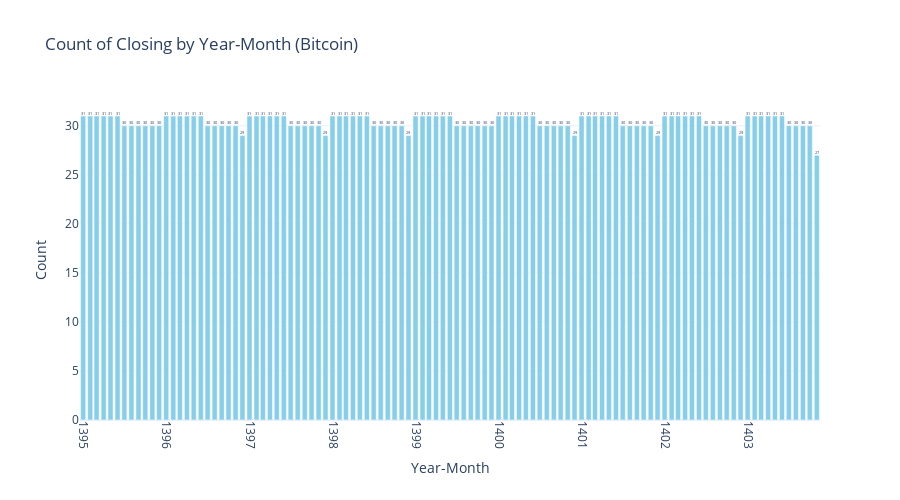

The notebook cell this image was saved under:
### Markdown cell above
# Data Existence Chart

### Code cell
# Bitcoin data availability
import plotly.express as px

result = df[df['market_type'] == 'Bitcoin'].groupby('jalali_year_month')['closing'].count().reset_index()

fig = px.bar(
    result,
    x='jalali_year_month',
    y='closing',
    title='Count of Closing by Year-Month (Bitcoin)',
    labels={'year_month': 'Year-Month', 'closing': 'Count'},
    text='closing'
)
fig.update_traces(marker_color='skyblue', textposition='outside')
fig.update_layout(
    xaxis_title='Year-Month',
    yaxis_title='Count',
    xaxis_tickangle=90,
    template='plotly_white',
    height=500
)
fig.show()

### Figure 1 — Plotly figure (JSON) as saved in the notebook; plotly's stock layout.template omitted (floating-point values rounded to 4 significant figures)
{"data": [{"hovertemplate": "jalali_year_month=%{x}<br>Count=%{text}<extra></extra>", "legendgroup": "", "marker": {"color": "skyblue", "pattern": {"shape": ""}}, "name": "", "orientation": "v", "showlegend": false, "text": [31.0, 31.0, 31.0, 31.0, 31.0, 31.0, 30.0, 30.0, 30.0, 30.0, 30.0, 30.0, 31.0, 31.0, 31.0, 31.0, 31.0, 31.0, 30.0, 30.0, 30.0, 30.0, 30.0, 29.0, 31.0, 31.0, 31.0, 31.0, 31.0, 31.0, 30.0, 30.0, 30.0, 30.0, 30.0, 29.0, 31.0, 31.0, 31.0, 31.0, 31.0, 31.0, 30.0, 30.0, 30.0, 30.0, 30.0, 29.0, 31.0, 31.0, 31.0, 31.0, 31.0, 31.0, 30.0, 30.0, 30.0, 30.0, 30.0, 30.0, 31.0, 31.0, 31.0, 31.0, 31.0, 31.0, 30.0, 30.0, 30.0, 30.0, 30.0, 29.0, 31.0, 31.0, 31.0, 31.0, 31.0, 31.0, 30.0, 30.0, 30.0, 30.0, 30.0, 29.0, 31.0, 31.0, 31.0, 31.0, 31.0, 31.0, 30.0, 30.0, 30.0, 30.0, 30.0, 29.0, 31.0, 31.0, 31.0, 31.0, 31.0, 31.0, 30.0, 30.0, 30.0, 30.0, 27.0], "textposition": "outside", "type": "bar", "x": ["1395-01", "1395-02", "1395-03", "1395-04", "1395-05", "1395-06", "1395-07", "1395-08", "1395-09", "1395-10", "1395-11", "1395-12", "1396-01", "1396-02", "1396-03", "1396-04", "1396-05", "1396-06", "1396-07", "1396-08", "1396-09", "1396-10", "1396-11", "1396-12", "1397-01", "1397-02", "1397-03", "1397-04", "1397-05", "1397-06", "1397-07", "1397-08", "1397-09", "1397-10", "1397-11", "1397-12", "1398-01", "1398-02", "1398-03", "1398-04", "1398-05", "1398-06", "1398-07", "1398-08", "1398-09", "1398-10", "1398-11", "1398-12", "1399-01", "1399-02", "1399-03", "1399-04", "1399-05", "1399-06", "1399-07", "1399-08", "1399-09", "1399-10", "1399-11", "1399-12", "1400-01", "1400-02", "1400-03", "1400-04", "1400-05", "1400-06", "1400-07", "1400-08", "1400-09", "1400-10", "1400-11", "1400-12", "1401-01", "1401-02", "1401-03", "1401-04", "1401-05", "1401-06", "1401-07", "1401-08", "1401-09", "1401-10", "1401-11", "1401-12", "1402-01", "1402-02", "1402-03", "1402-04", "1402-05", "1402-06", "1402-07", "1402-08", "1402-09", "1402-10", "1402-11", "1402-12", "1403-01", "1403-02", "1403-03", "1403-04", "1403-05", "1403-06", "1403-07", "1403-08", "1403-09", "1403-10", "1403-11"], "xaxis": "x", "y": [31, 31, 31, 31, 31, 31, 30, 30, 30, 30, 30, 30, 31, 31, 31, 31, 31, 31, 30, 30, 30, 30, 30, 29, 31, 31, 31, 31, 31, 31, 30, 30, 30, 30, 30, 29, 31, 31, 31, 31, 31, 31, 30, 30, 30, 30, 30, 29, 31, 31, 31, 31, 31, 31, 30, 30, 30, 30, 30, 30, 31, 31, 31, 31, 31, 31, 30, 30, 30, 30, 30, 29, 31, 31, 31, 31, 31, 31, 30, 30, 30, 30, 30, 29, 31, 31, 31, 31, 31, 31, 30, 30, 30, 30, 30, 29, 31, 31, 31, 31, 31, 31, 30, 30, 30, 30, 27], "yaxis": "y"}], "layout": {"barmode": "relative", "height": 500, "legend": {"tracegroupgap": 0}, "title": {"text": "Count of Closing by Year-Month (Bitcoin)"}, "xaxis": {"anchor": "y", "domain": [0.0, 1.0], "tickangle": 90, "title": {"text": "Year-Month"}}, "yaxis": {"anchor": "x", "domain": [0.0, 1.0], "title": {"text": "Count"}}}}
